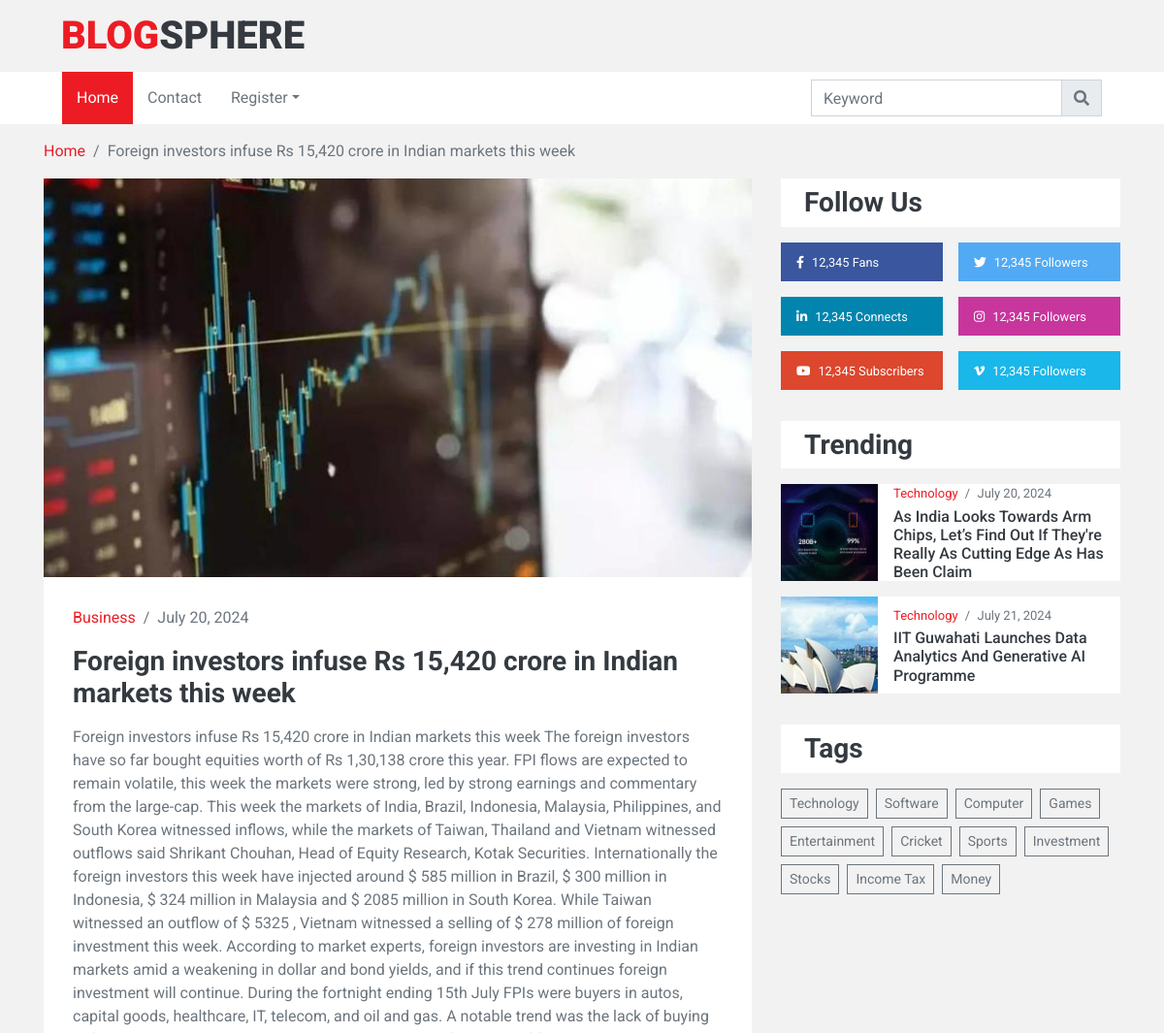
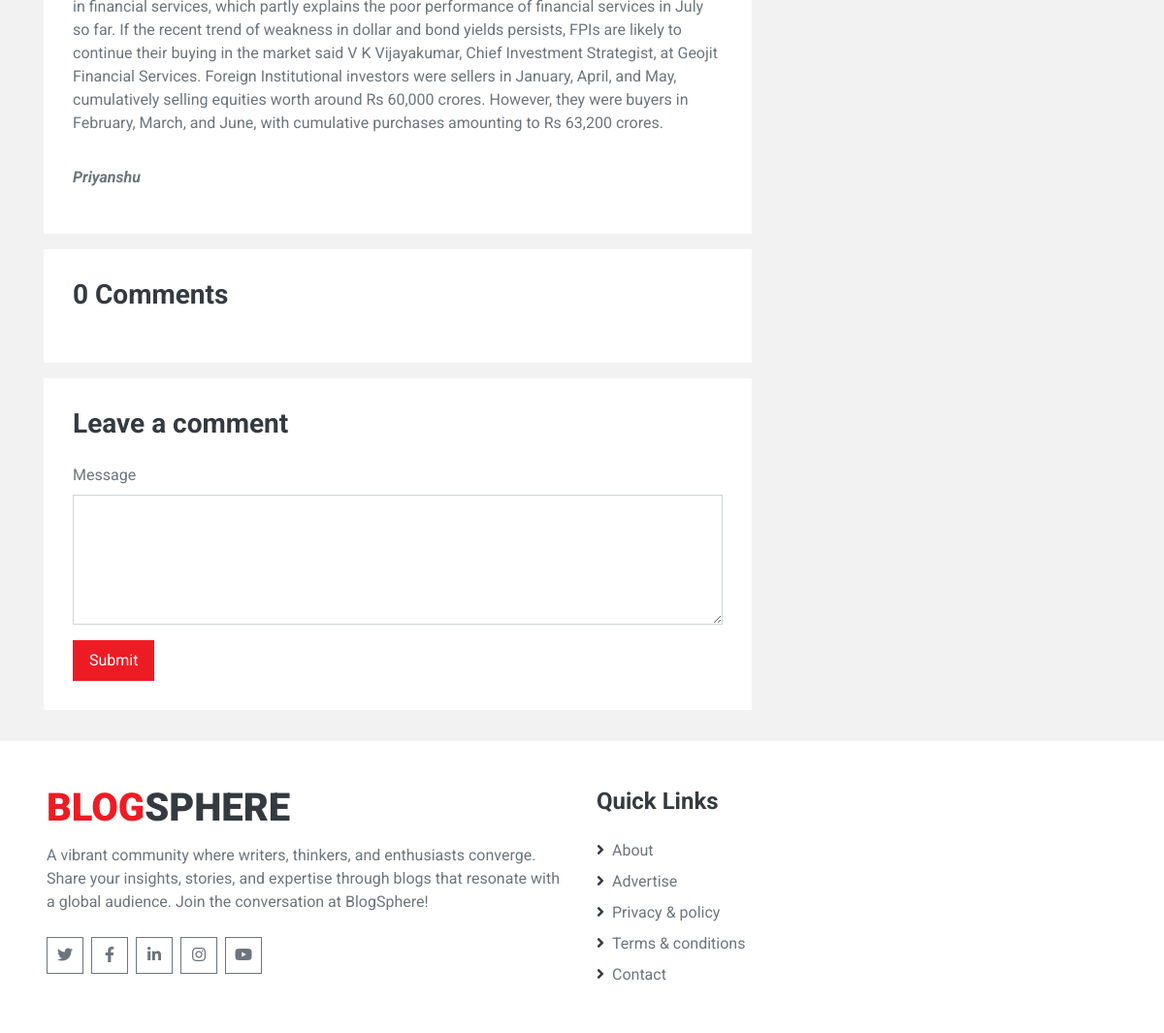
Page /single_post/foreign-investors-infuse-rs-15420-crore-in-indian-markets-this-week/ on the committed database (2 pictures, top to bottom).
### blog/models.py (models this page shows, shortened)
class Post(models.Model):
    CATEGORY = (
        ('Business','Business'),
        ('Technology','Technology'),
        ('Entertainment','Entertainment'),
        ('Sports','Sports')
    )
    SECTION = (
        ('Featured','Featured'),
        ('Popular','Popular'),
        ('Latest','Latest'),
        ('Trending','Trending')
    )
    featured_image = models.ImageField(upload_to='images')
    title = models.CharField(max_length=100)
    author_id = models.ForeignKey(User, on_delete=models.CASCADE)
    category = models.CharField(choices=CATEGORY, max_length=200)
    date = models.DateField(auto_now_add=True)
    content = models.TextField()
    slug = models.SlugField(max_length=500, null=True, blank=True, unique=True)
    section = models.CharField(choices=SECTION, max_length=200)

class User(models.Model):
    name = models.CharField(max_length=100)
    email = models.EmailField()
    mobile = models.IntegerField()
    image = models.ImageField(upload_to='images')

class Tag(models.Model):
    name = models.CharField(max_length=100)
    post = models.ForeignKey(Post, on_delete=models.CASCADE)

### blog/views.py (the view)
# urls.py: path('single_post/<slug:slug>/', views.SINGLE_POST, name='single_post'),
def SINGLE_POST(request, slug):
    global user_mobile
    tags = Tag.objects.all()
    post=Post.objects.get(slug=slug)
    user_posts = Post.objects.all()
    comments = post.comments.all()
    if request.method == 'POST':
        user_id = request.POST.get('user_id')
        print(user_id)
        print(type(user_id))
        if user_id == 'None':
            url = '/single_post/' + slug + '/'
            messages.error(request,'Login First! ')
            return HttpResponseRedirect(url)
        user = User.objects.get(id=user_id)
        message = request.POST.get('comment')
        comment = Comment(post=post, user=user, content=message)
        comment.save()
        url = '/single_post/' + slug + '/'
        messages.success(request,'Comment uploaded successfully! ')
        return HttpResponseRedirect(url)
    else:
        if 'user_id' in request.session:
            user_id = request.session['user_id']
            user = User.objects.get(id=user_id)
            return render(request, 'main/single_post.html',{'tags':tags, 'user_posts':user_posts, 'user':user, 'post':post, 'comments':comments})
        else:
            return render(request, 'main/single_post.html',{'tags':tags, 'user_posts':user_posts, 'post':post, 'comments':comments})

### templates/main/single_post.html (shortened to what this page needs)
{% extends 'base.html' %}
{% block content %}
{% load static %}
<div class="container-fluid">
    <div class="container">
        <nav class="breadcrumb bg-transparent m-0 p-0">
            <a class="breadcrumb-item" href="{% url 'home' %}">Home</a>
            <span class="breadcrumb-item active">{{post.title}}</span>
        </nav>
    </div>
</div>
<div class="container-fluid py-3">
    <div class="container">
        <div class="row">
            <div class="col-lg-8">
                <div class="position-relative mb-3">
                    <img class="img-fluid w-100" src="/{{post.featured_image}}" alt="{{post.title}}"
                        style="object-fit: cover;">
                    <div class="overlay position-relative bg-light">
                        <div class="mb-3">
                            <a href="">{{post.category}}</a>
                            <span class="px-1">/</span>
                            <span>{{post.date}}</span>
                        </div>
                        <div>
                            <h3 class="mb-3">{{post.title}}</h3>
                            <p>{{post.content}}</p>
                            <p class="pt-3"><b><i>{{post.author_id.name}}</i></b></p>
                        </div>
                    </div>
                </div>
                <div class="bg-light mb-3" style="padding: 30px;">
                    <h3 class="mb-4">{{comments.count}} Comments</h3>
                </div>
                <div class="bg-light mb-3" style="padding: 30px;">
                    <h3 class="mb-4">Leave a comment</h3>
                    {% if user %}
                    <form method="post" action="{% url 'single_post' post.slug%}">
                        <div class="form-group">
                            <label for="message">Message</label>
                            <textarea name="comment" id="message" cols="30" rows="5" class="form-control"></textarea>
                        </div>
                        <div class="form-group mb-0">
                            <input type="submit" class="btn btn-primary font-weight-semi-bold py-2 px-3">
                        </div>
                    </form>
                    {% else %}
                    <p>Please <a href="{% url 'login' %}">log in</a> to leave a comment.</p>
                    {% endif %}
                </div>
            </div>
            <div class="col-lg-4 pt-3 pt-lg-0">
                <div class="pb-3">
                    <div class="bg-light py-2 px-4 mb-3">
                        <h3 class="m-0">Follow Us</h3>
                    </div>
                    <div class="d-flex mb-3">
                        <a href="" class="d-block w-50 py-2 px-3 text-white text-decoration-none mr-2"
                            style="background: #39569E;">
                            <small class="fab fa-facebook-f mr-2"></small><small>12,345 Fans</small>
                        </a>
                        <a href="" class="d-block w-50 py-2 px-3 text-white text-decoration-none ml-2"
                            style="background: #52AAF4;">
                            <small class="fab fa-twitter mr-2"></small><small>12,345 Followers</small>
                        </a>
                    </div>
                    <div class="d-flex mb-3">
                        <a href="" class="d-block w-50 py-2 px-3 text-white text-decoration-none mr-2"
                            style="background: #0185AE;">
                            <small class="fab fa-linkedin-in mr-2"></small><small>12,345 Connects</small>
                        </a>
                        <a href="" class="d-block w-50 py-2 px-3 text-white text-decoration-none ml-2"
                            style="background: #C8359D;">
                            <small class="fab fa-instagram mr-2"></small><small>12,345 Followers</small>
                        </a>
                    </div>
                    <div class="d-flex mb-3">
                        <a href="" class="d-block w-50 py-2 px-3 text-white text-decoration-none mr-2"
                            style="background: #DC472E;">
                            <small class="fab fa-youtube mr-2"></small><small>12,345 Subscribers</small>
                        </a>
                        <a href="" class="d-block w-50 py-2 px-3 text-white text-decoration-none ml-2"
                            style="background: #1AB7EA;">
                            <small class="fab fa-vimeo-v mr-2"></small><small>12,345 Followers</small>
                        </a>
                    </div>
                </div>
                <div class="pb-3">
                    <div class="bg-light py-2 px-4 mb-3">
                        <h3 class="m-0">Trending</h3>
                    </div>
                    {% for post in user_posts %}
                    {% if post.section == 'Trending' %}
                    <div class="d-flex mb-3">
                        <img src="/{{post.featured_image}}" style="width: 100px; height: 100px; object-fit: cover;">
                        <div class="w-100 d-flex flex-column justify-content-center bg-light px-3"
                            style="height: 100px;">
                            <div class="mb-1" style="font-size: 13px;">
                                <a href="">{{post.category}}</a>
                                <span class="px-1">/</span>
                                <span>{{post.date}}</span>
                            </div>
                            <a class="h6 m-0" href="{% url 'single_post' post.slug %}">{{post.title}}</a>
                        </div>
                    </div>
                    {% endif %}
                    {% endfor %}
                </div>
                <div class="pb-3">
                    <div class="bg-light py-2 px-4 mb-3">
                        <h3 class="m-0">Tags</h3>
                    </div>
                    <div class="d-flex flex-wrap m-n1">
                        {% for tag in tags %}
                        <a href="" class="btn btn-sm btn-outline-secondary m-1">{{tag.name}}</a>
                        {% endfor %}
                    </div>
                </div>
            </div>
        </div>
    </div>
</div>
{% endblock %}

### templates/base.html (shortened to what this page needs)
<!DOCTYPE html>
<html lang="en">
<head>
    {% load static %}
    <link href="https://cdnjs.cloudflare.com/ajax/libs/font-awesome/5.15.0/css/all.min.css" rel="stylesheet">
    <link href="{% static 'assets/lib/owlcarousel/assets/owl.carousel.min.css' %}" rel="stylesheet">
    <link href="{% static 'assets/css/style.css' %}" rel="stylesheet">
</head>
<body>
    {% include 'components/header.html' %}
    {% block content %}{% endblock %}
    {% include 'components/footer.html' %}
</body>
</html>

### templates/components/header.html (shortened to what this page needs)
{% load static %}
<div class="container-fluid">
    <div class="row align-items-center py-2 px-lg-5">
        <div class="col-lg-4">
            <a href="" class="navbar-brand d-none d-lg-block">
                <h1 class="m-0 display-5 text-uppercase"><span class="text-primary">Blog</span>Sphere</h1>
            </a>
        </div>
    </div>
</div>
<div class="container-fluid p-0 mb-3">
    <nav class="navbar navbar-expand-lg bg-light navbar-light py-2 py-lg-0 px-lg-5">
        <div class="collapse navbar-collapse justify-content-between px-0 px-lg-3" id="navbarCollapse">
            <div class="navbar-nav mr-auto py-0">
                <a href="{% url 'home' %}" class="nav-item nav-link active">Home</a>
                <a href="{% url 'contact' %}" class="nav-item nav-link">Contact</a>
                {% if 'user_id' in request.session and user.name != '' %}
                <div class="nav-item dropdown">
                    <a href="#" class="nav-link dropdown-toggle" data-toggle="dropdown">{{user.name}}</a>
                    <div class="dropdown-menu rounded-0 m-0">
                        <a href="{% url 'new_post' %}" class="dropdown-item">New Blog</a>
                        <a href="{% url 'my_posts' %}" class="dropdown-item">My Blogs</a>
                    </div>
                </div>
                {% else %}
                <div class="nav-item dropdown">
                    <a href="#" class="nav-link dropdown-toggle" data-toggle="dropdown">Register</a>
                </div>
                {% endif %}
            </div>
            <div class="input-group ml-auto" style="width: 100%; max-width: 300px;">
                <input type="text" class="form-control" placeholder="Keyword">
                <div class="input-group-append">
                    <button class="input-group-text text-secondary"><i
                            class="fa fa-search"></i></button>
                </div>
            </div>
        </div>
    </nav>
</div>

### templates/components/footer.html
{% load static %}
<div class="container-fluid bg-light pt-5 px-sm-3 px-md-5">
    <div class="row">
        <div class="col-lg-6 px-7 col-md-6 mb-5">
            <a href="index.html" class="navbar-brand">
                <h1 class="mb-2 mt-n2 display-5 text-uppercase"><span class="text-primary">Blog</span>Sphere</h1>
            </a>
            <p>A vibrant community where writers, thinkers, and enthusiasts converge. Share your insights, stories, and expertise through blogs that resonate with a global audience. Join the conversation at BlogSphere!</p>
            <div class="d-flex justify-content-start mt-4">
                <a class="btn btn-outline-secondary text-center mr-2 px-0" style="width: 38px; height: 38px;"
                    href="#"><i class="fab fa-twitter"></i></a>
                <a class="btn btn-outline-secondary text-center mr-2 px-0" style="width: 38px; height: 38px;"
                    href="#"><i class="fab fa-facebook-f"></i></a>
                <a class="btn btn-outline-secondary text-center mr-2 px-0" style="width: 38px; height: 38px;"
                    href="#"><i class="fab fa-linkedin-in"></i></a>
                <a class="btn btn-outline-secondary text-center mr-2 px-0" style="width: 38px; height: 38px;"
                    href="#"><i class="fab fa-instagram"></i></a>
                <a class="btn btn-outline-secondary text-center mr-2 px-0" style="width: 38px; height: 38px;"
                    href="#"><i class="fab fa-youtube"></i></a>
            </div>
        </div>
        <div class="col-lg-6 px-7 col-md-6 mb-5">
            <h4 class="font-weight-bold mb-4">Quick Links</h4>
            <div class="d-flex flex-column justify-content-start">
                <a class="text-secondary mb-2" href="#"><i class="fa fa-angle-right text-dark mr-2"></i>About</a>
                <a class="text-secondary mb-2" href="#"><i class="fa fa-angle-right text-dark mr-2"></i>Advertise</a>
                <a class="text-secondary mb-2" href="#"><i class="fa fa-angle-right text-dark mr-2"></i>Privacy &
                    policy</a>
                <a class="text-secondary mb-2" href="#"><i class="fa fa-angle-right text-dark mr-2"></i>Terms &
                    conditions</a>
                <a class="text-secondary" href="#"><i class="fa fa-angle-right text-dark mr-2"></i>Contact</a>
            </div>
        </div>
    </div>
</div>

### rows in the picture
Post: title "Foreign investors infuse Rs 15,420 crore in Indian markets this week", featured_image (picture), category "Business", date "July 20, 2024", content "Foreign investors infuse Rs 15,420 crore in Indian markets this week The foreign investors have so far bought equities worth of Rs 1,30,138 crore this year. FPI flows are expected to remain volatile, this week the markets were strong, led by strong earnings and commentary from the large-cap. This week the markets of India, Brazil, Indonesia, Malaysia, Philippines, and South Korea witnessed inflows, while the markets of Taiwan, Thailand and Vietnam witnessed outflows said Shrikant Chouhan, Head of Equity Research, Kotak Securities. Internationally the foreign investors this week have injected around $ 585 million in Brazil, $ 300 million in Indonesia, $ 324 million in Malaysia and $ 2085…", author_id.name "Priyanshu", count "0"
Post: featured_image (picture), category "Technology", date "July 20, 2024", title "As India Looks Towards Arm Chips, Let’s Find Out If They're Really As Cutting Edge As Has Been Claim"
Post: featured_image (picture), category "Technology", date "July 21, 2024", title "IIT Guwahati Launches Data Analytics And Generative AI Programme"
Tag: name "Technology"
Tag: name "Software"
Tag: name "Computer"
Tag: name "Games"
Tag: name "Entertainment"
Tag: name "Cricket"
Tag: name "Sports"
Tag: name "Investment"
Tag: name "Stocks"
Tag: name "Income Tax"
Tag: name "Money"
